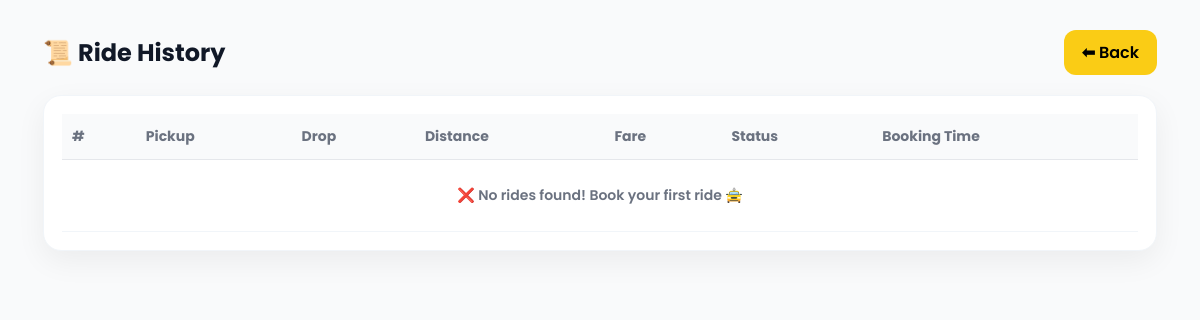
Page /User/ride_history.php on the earlier database version.
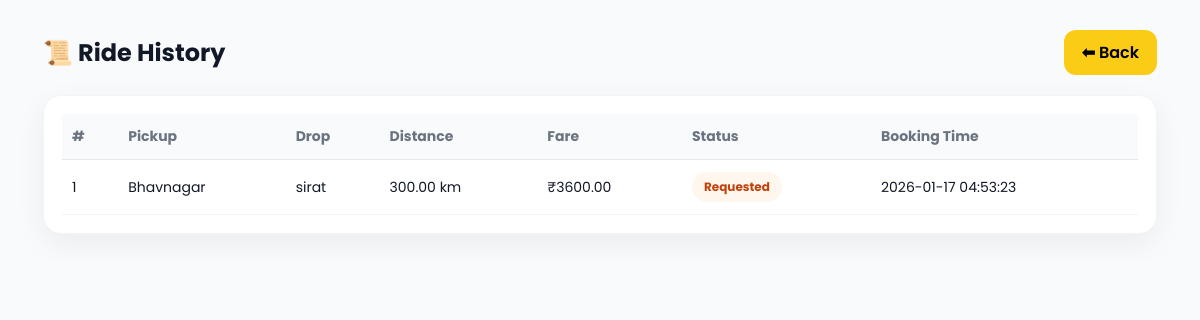
Same page on the later database version.
### tables this page shows
CREATE TABLE `bookings` (
  `id` int(11) NOT NULL,
  `user_id` int(11) NOT NULL,
  `driver_id` int(11) DEFAULT NULL,
  `pickup_location` varchar(255) NOT NULL,
  `drop_location` varchar(255) NOT NULL,
  `distance_km` decimal(6,2) NOT NULL,
  `fare` decimal(10,2) NOT NULL,
  `status` enum('requested','accepted','ongoing','completed','cancelled') DEFAULT 'requested',
  `booking_time` timestamp NOT NULL DEFAULT current_timestamp(),
  `cancel_reason` varchar(200) DEFAULT NULL
);

### User/ride_history.php (the view, shortened to what this page needs)
<?php
include("../config/db.php");
$user_id = $_SESSION['user_id'] ?? 1;
$sql = "SELECT * FROM bookings WHERE user_id='$user_id' ORDER BY id DESC";
$result = mysqli_query($link, $sql);
?>
<!DOCTYPE html>
<html lang="en">
<head>
</head>
<body>
    <div class="container">
        <div class="header">
            <h2>📜 Ride History</h2>
            <a href="dashboard.php">⬅ Back</a>
        </div>
        <div class="card">
            <table>
                <thead>
                    <tr>
                        <th>#</th>
                        <th>Pickup</th>
                        <th>Drop</th>
                        <th>Distance</th>
                        <th>Fare</th>
                        <th>Status</th>
                        <th>Booking Time</th>
                    </tr>
                </thead>
                <tbody>
                    <?php
                    if (mysqli_num_rows($result) > 0) {
                        $i = 1;
                        while ($row = mysqli_fetch_assoc($result)) {
                            $status = $row['status'];
                            echo "<tr>";
                            echo "<td>" . $i++ . "</td>";
                            echo "<td>" . htmlspecialchars($row['pickup_location']) . "</td>";
                            echo "<td>" . htmlspecialchars($row['drop_location']) . "</td>";
                            echo "<td>" . htmlspecialchars($row['distance_km']) . " km</td>";
                            echo "<td>₹" . htmlspecialchars($row['fare']) . "</td>";
                            echo "<td><span class='badge " . $status . "'>" . ucfirst($status) . "</span></td>";
                            echo "<td>" . htmlspecialchars($row['booking_time']) . "</td>";
                            echo "</tr>";
                        }
                    } else {
                        echo "<tr><td colspan='7' class='no-data'>❌ No rides found! Book your first ride 🚖</td></tr>";
                    }
                    ?>
                </tbody>
            </table>
        </div>
    </div>
</body>
</html>

### User/ride_history.php (style rules this page uses)
* { margin: 0; padding: 0; box-sizing: border-box; font-family: 'Poppins', sans-serif; }
body { background: #f9fafb; color: #111827; }
.container { max-width: 1150px; margin: auto; padding: 30px 18px; }
.header { display: flex; align-items: center; justify-content: space-between; margin-bottom: 20px; }
.header h2 { font-size: 24px; }
.header a { text-decoration: none; background: #facc15; color: #000; padding: 10px 18px; border-radius: 12px; font-weight: 600; }
.card { background: #fff; padding: 18px; border-radius: 18px; box-shadow: 0 10px 30px rgba(0, 0, 0, 0.06); border: 1px solid #f1f5f9; overflow: auto; }
table { width: 100%; border-collapse: collapse; min-width: 900px; }
th, td { padding: 12px 10px; text-align: left; font-size: 14px; }
th { background: #f9fafb; color: #6b7280; border-bottom: 1px solid #e5e7eb; }
td { border-bottom: 1px solid #f1f5f9; }
.badge { padding: 6px 12px; border-radius: 20px; font-size: 12px; font-weight: 700; display: inline-block; }
.requested { background: #fff7ed; color: #c2410c; }
.no-data { text-align: center; padding: 25px; color: #6b7280; font-weight: 600; }

Differences in the rows shown:
added bookings: pickup_location "Bhavnagar", drop_location "sirat", distance_km "300.00", fare "3600.00", status "Requested", booking_time "2026-01-17 04:53:23"
Other differences:
text no longer shown: "❌ No rides found! Book your first ride 🚖"
